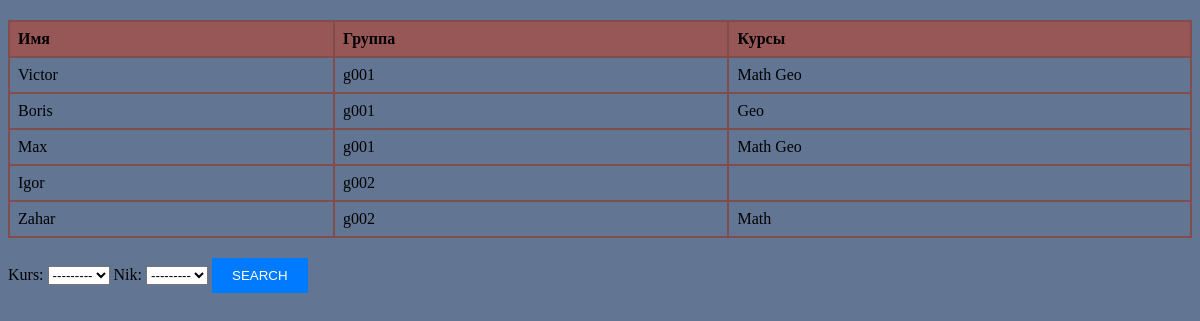
The page /table/2/ on the database its author committed.
### tableconnect/models.py (models this page shows)
class Student(models.Model):
    name=models.CharField(max_length=20)
    group=models.CharField(max_length=4)
    course = models.ManyToManyField(Course)
    def __str__(self):
        return self.name

### tableconnect/views.py (the view, shortened to what this page needs)
# urls.py: path('table/2/', views.table2, name='sv2'),
def table2(req):
    baza = Student.objects.all()
    anketa = FormStud()
    bd=[]
    for i in baza:
        temp = i.course.all()
        i.course.all()
        kursi=''
        for t in temp:
            kursi+=t.title+' '
        bd.append([i.name,i.group,kursi])
    title = ('Имя', 'Группа', 'Курсы')
    data = {'table': bd, 'title': title, 'forma': anketa}
    return render(req, 'totable.html', context=data)

### tableconnect/myforms.py
class FormStud(forms.Form):
    all = Student.objects.all()
    kurs=forms.ModelChoiceField(Course.objects.all(), required=False)
    nik=forms.ModelChoiceField(Student.objects.all(), required=False)

### tableconnect/models.py (called while the page is built)
    def __str__(self):
        return self.title

### templates/totable.html (shortened to what this page needs)
<!DOCTYPE html>
{% load static %}
<html lang="en">
<head>
    <link rel="stylesheet" href="{% static 'main.css' %}">
</head>
<body>
    <table>
        <tr>
            {% for t in title %}
                <th>{{ t }}</th>
            {% endfor %}
        </tr>
        {% for t in table %}
            <tr>
                {% for one in t %}
                    <td>{{ one }}</td>
                {% endfor %}
            </tr>
        {% endfor %}
    </table>
<form action="" method="post">
    {{ forma }}
    <input type="submit" value="SEARCH">
</form>
</body>
</html>

### tableconnect/static/main.css (style rules this page uses)
table { width: 100%; border-collapse: collapse; margin-top: 20px; margin-bottom: 20px; }
th, td { border: 2px solid #804c4c; padding: 8px; text-align: left; }
th { background-color: #985757; }
input[type="submit"] { background-color: #007bff; color: #ffffff; padding: 10px 20px; border: none; cursor: pointer; transition: background-color 0.3s; }
body { background-color: #627694; }

### rows shown on the page
Student: t "Victor" "g001"
Student: t "Boris" "g001"
Student: t "Max" "g001"
Student: t "Igor" "g002"
Student: t "Zahar" "g002"

### other values the page prints
{{ t }} "Имя" "Группа" "Курсы"
{{ one }} "Math Geo" "Geo" "Math Geo" "Math"
